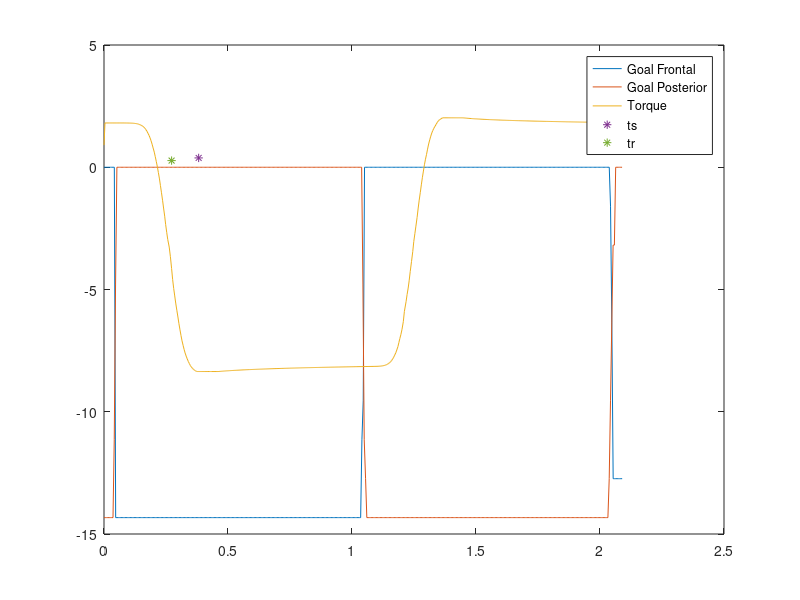

Write the MATLAB code that produced this figure.
%function [td ts tr tp initial_value final_value peak_value] = step_parameters(input1 input2 output)
clc; close all;
clearvars -except trial

load('data/step_response/Rigid_and_Tendons_FlexExte_Equal_Pretension_5N_step_response')

output = mean_load;
input1 = mean_motor_state_frontal;
input2 = mean_motor_state_posterior;

%% Frontal Motor

% Max Peak
[max_peak_value max_peak_pos_output] = max(output.filtered);
tp_max = output.Timestamp(max_peak_pos_output);
max_peak_pos_input1 = find(input1.Timestamp > tp_max,1) - 1;
max_peak_pos_input2 = find(input2.Timestamp > tp_max,1) - 1;

% Min Peak
[min_peak_value min_peak_pos_output] = min(output.filtered);
tp_min = output.Timestamp(min_peak_pos_output);
min_peak_pos_input1 = find(input1.Timestamp > tp_min,1) - 1;
min_peak_pos_input2 = find(input2.Timestamp > tp_min,1) - 1;

%Start Time
t1_pos_input1 = find(input1.goal_angle ~= 0,1)-1;
t1 = input1.Timestamp(t1_pos_input1);
t1_pos_output = find(output.Timestamp > t1,1);

%Final Time
tf_vector1 = find(input1.goal_angle(min_peak_pos_input1:max_peak_pos_input1) == 0);
tf1_pos_input1 = tf_vector1(1) + min_peak_pos_input1 - 1;
tf1 = input1.Timestamp(tf1_pos_input1);
tf1_pos_output = find(output.Timestamp > tf1,1) - 1;
tf1_pos_input2 = find(input2.Timestamp > tf1,1) - 1;

%Final and Initial Values of Torque
initial_value1 = output.Data(t1_pos_output);
final_value1 = output.Data(tf1_pos_output);

%Move torque data to the y positive axis
output.filtered(:) = output.filtered(:) + abs(min_peak_value);

%Stabilization Positions
window_stabilization1 = abs(1*final_value1/100);
stabilization_pos1 = intersect(find(output.filtered(min_peak_pos_output:tf1_pos_output) >= (final_value1+abs(min_peak_value) - window_stabilization1)),find(output.filtered(min_peak_pos_output:tf1_pos_output) <= (final_value1+abs(min_peak_value) + window_stabilization1)));
stabilization_pos1 = stabilization_pos1 + min_peak_pos_output -1;

%Move torque data to normal position
output.filtered(:) = output.filtered(:) - abs(min_peak_value);

%Stabilization Value
stabilization_value1 = mean(output.filtered(stabilization_pos1));

%Stabilization Time
stabilization_time_pos1 = find(output.filtered(min_peak_pos_output:tf1_pos_output) >= stabilization_value1*1.03,1) + min_peak_pos_output;
ts1 = output.Timestamp(stabilization_time_pos1);

%Rise Time
rise_time_pos = find(output.filtered(t1_pos_output:min_peak_pos_output) <= stabilization_value1*0.6,1) + t1_pos_input1;
tr1 = output.Timestamp(rise_time_pos);

%Delay Positions
window_delay1 = abs(1*initial_value1/100);
delay_pos1 = intersect(find(output.filtered(t1_pos_output:min_peak_pos_output) >= (initial_value1 - window_delay1)),find(output.filtered(t1_pos_output:min_peak_pos_output) <= (initial_value1 + window_delay1)));
delay_pos1 = delay_pos1 + t1_pos_output -1;

%Delay Value
td1 = mean(output.Timestamp(delay_pos1));

%% Posterior Motor

%Start Time
t2_vector2 = intersect(find(input2.goal_angle(min_peak_pos_input2:max_peak_pos_input2) == 0),find(input2.goal_angle > -14));
t2_pos_input2 = t2_vector2(end) + min_peak_pos_input2 - 1;
t2 = input2.Timestamp(t2_pos_input2);
t2_pos_output = find(output.Timestamp > t2,1) - 1;

%Final Time

tf2_vector = intersect(find(input2.goal_angle > -14),find(input2.Timestamp > input2.Timestamp(max_peak_pos_input2)));
tf2_pos_input2 = tf2_vector(1);
tf2 = input2.Timestamp(tf2_pos_input2(1));
tf2_pos_output = find(output.Timestamp > tf2,1);

%Final and Initial Values of Torque
initial_value2 = output.Data(t2_pos_output);
final_value2 = output.Data(tf2_pos_output);

%Move torque data to the y positive axis
output.filtered(:) = output.filtered(:) + abs(min_peak_value);

%Stabilization Positions
window_stabilization2 = abs(1*final_value2/100);
stabilization_pos2 = intersect(find(output.filtered(max_peak_pos_output:tf2_pos_output) >= (final_value2+abs(min_peak_value) - window_stabilization2)),find(output.filtered(max_peak_pos_output:tf2_pos_output) <= (final_value2+abs(min_peak_value) + window_stabilization2)));
stabilization_pos2 = stabilization_pos2 + max_peak_pos_output -1;

%Move torque data to normal position
output.filtered(:) = output.filtered(:) - abs(min_peak_value);

%Stabilization Value
stabilization_value2 = mean(output.filtered(stabilization_pos2));

%Stabilization Time
stabilization_time_pos2 = find(output.filtered(max_peak_pos_output:tf2_pos_output) >= stabilization_value2*1.03,1) + max_peak_pos_output;
ts2 = output.Timestamp(stabilization_time_pos2);

%Rise Time
rise_time_pos = find((output.filtered(t2_pos_output:max_peak_pos_output)+ abs(min_peak_value)) >= ((stabilization_value2+abs(min_peak_value))*0.6),1) + t2_pos_output;
tr2 = output.Timestamp(rise_time_pos);

%Delay Positions
window_delay2 = abs(1*initial_value2/100);
delay_pos2 = intersect(find(output.filtered(t2_pos_output:max_peak_pos_output) >= (initial_value2 - window_delay2)),find(output.filtered(t2_pos_output:max_peak_pos_output) <= (initial_value2 + window_delay2)));
delay_pos2 = delay_pos2 + t2_pos_output -1;

%Delay Value
td2 = mean(output.Timestamp(delay_pos2));

%% Plot

 figure;
 %Data
 plot(input1.Timestamp,input1.goal_angle)
 hold on;
 plot(input2.Timestamp,input2.goal_angle)
 plot(output.Timestamp,output.filtered)
 %Stabilization time
 plot(output.Timestamp(find(output.Timestamp == ts1,1)),output.Timestamp(find(output.Timestamp == ts1,1)),'*');
 %Rise time
 plot(output.Timestamp(find(output.Timestamp == tr1,1)),output.Timestamp(find(output.Timestamp == tr1,1)),'*');
 %Peaks 
 plot(output.Timestamp(find(output.Timestamp == max_peak_pos_output,1)),output.Timestamp(find(output.Timestamp == max_peak_pos_output,1)),'*');
 plot(output.Timestamp(find(output.Timestamp == min_peak_pos_output,1)),output.Timestamp(find(output.Timestamp == min_peak_pos_output,1)),'*');
 
 legend('Goal Frontal','Goal Posterior','Torque','ts','tr','max peak','min peak')
 
 
 
 
 
% %% Parameters used to calculate time values

%  %Initial and Final Time Frontal Motor
%  vline(t1);
%  vline(tf1)
%  %Window for stabilization value
%  hline(final_value1+window_stabilization1);
%  hline(final_value1-window_stabilization1);
%  %Window for stabilization value
%  plot(output.Timestamp(stabilization_pos1),output.filtered(stabilization_pos1),'LineWidth',3)
%  %Window for delay value
%  hline(initial_value1 - window_delay1);
%  hline(initial_value1 + window_delay1);
%  %Values used to calculate delay value
%  plot(output.Timestamp(delay_pos1),output.filtered(delay_pos1),'LineWidth',3)
% 
%  %Initial and Final Time Posterior Motor
%  vline(t2);
%  vline(tf2)
%  %Window for stabilization value
%  hline(final_value2+window_stabilization2);
%  hline(final_value2-window_stabilization2);
%  %Window for stabilization value
%  plot(output.Timestamp(stabilization_pos2),output.filtered(stabilization_pos2),'LineWidth',3)
%  %Window for delay value
%  hline(initial_value2 - window_delay2);
%  hline(initial_value2 + window_delay2);
%  %Values used to calculate delay value
%  plot(output.Timestamp(delay_pos2),output.filtered(delay_pos2),'LineWidth',3)
% 

 


